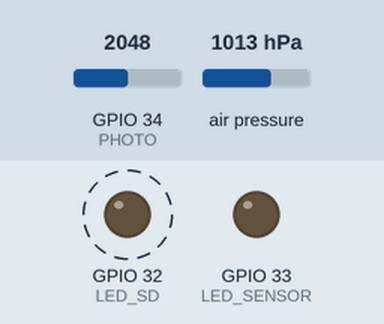
Bench run of a sketch on a simulated ESP32. Shown: output pins drawn as LEDs (lit = HIGH). Dashed ring = blinking. The inputs (shaded band) are chosen by the test bench; at power-on: GPIO 34 (PHOTO) = 2048, air pressure 1013 hPa. Storage starts empty; what the sketch prints to the serial monitor is not drawn.

Above: at 0.2 s.
Timing chart, 0 to 3.0 s (numbered marks = the images above):
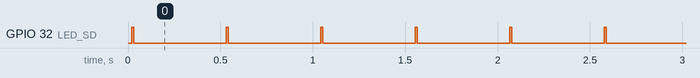

Measured:
- by itself, GPIO 32 (LED_SD): alternates HIGH for 0.01 s and LOW for 0.50 s

The sketch:

dataLogger2.ino
```cpp
#include <SD.h>
#include <Adafruit_BME280.h> //Alumnos es BMP280

File archivo;

const int LED_SENSOR = 33;
const int LED_SD = 32;
const int PHOTO= 34;

Adafruit_BME280 bmp; //Objeto BME280
//Adafruit_BMP280 bmp; //Objeto BMP280

char payload[50];

void setup() {
  Serial.begin(115200);
  SD.begin();

  pinMode(LED_SENSOR,OUTPUT);
  pinMode(LED_SD,OUTPUT);

  bmp.begin(0x76);

}

void loop() {

  digitalWrite(LED_SENSOR,HIGH); //Prende cuando empiece a leer
  sprintf(payload,"%04d,%06.2f",analogRead(PHOTO),bmp.readPressure()/100); //Parecido a .format de Python
  digitalWrite(LED_SENSOR,LOW); //Prende cuando empiece a leer


  digitalWrite(LED_SD,HIGH); //Prende cuando empiece a escribir
  Serial.println(payload); //Manda por serial lo que se va a escribir en la SD
  archivo = SD.open("/Luz_Presion.csv",FILE_APPEND); //Abre el archivo
  archivo.println(payload); //Escribe en el archivo
  archivo.close(); //Cierra el archivo
  digitalWrite(LED_SD,LOW); //Apaga el LED cuando termina

  delay(500);

}
```
